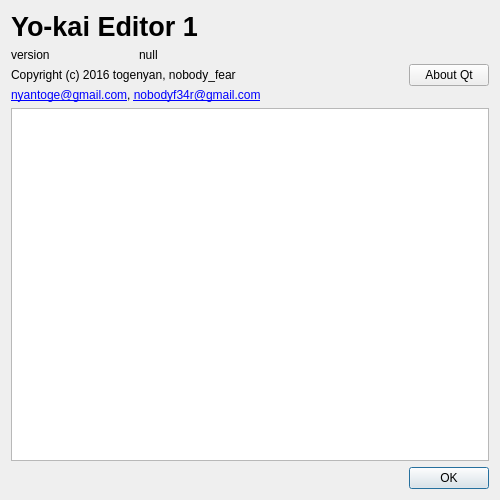
<?xml version="1.0" encoding="UTF-8"?>
<ui version="4.0">
 <class>Version_Dialog</class>
 <widget class="QDialog" name="Version_Dialog">
  <property name="geometry">
   <rect>
    <x>0</x>
    <y>0</y>
    <width>500</width>
    <height>500</height>
   </rect>
  </property>
  <property name="windowTitle">
   <string>Version information</string>
  </property>
  <layout class="QVBoxLayout" name="verticalLayout_2">
   <item>
    <layout class="QVBoxLayout" name="verticalLayout">
     <item>
      <widget class="QLabel" name="label">
       <property name="font">
        <font>
         <pointsize>20</pointsize>
         <weight>75</weight>
         <bold>true</bold>
        </font>
       </property>
       <property name="text">
        <string notr="true" extracomment="Title of application. Do not change.">Yo-kai Editor 1</string>
       </property>
      </widget>
     </item>
     <item>
      <layout class="QHBoxLayout" name="horizontalLayout"/>
     </item>
     <item>
      <layout class="QHBoxLayout" name="horizontalLayout_2">
       <item>
        <layout class="QVBoxLayout" name="verticalLayout_3">
         <item>
          <layout class="QHBoxLayout" name="horizontalLayout_3">
           <item>
            <widget class="QLabel" name="label_2">
             <property name="text">
              <string>version</string>
             </property>
            </widget>
           </item>
           <item>
            <widget class="QLabel" name="version">
             <property name="text">
              <string notr="true">null</string>
             </property>
            </widget>
           </item>
          </layout>
         </item>
         <item>
          <widget class="QLabel" name="label_4">
           <property name="text">
            <string notr="true">Copyright (c) 2016 togenyan, nobody_fear</string>
           </property>
          </widget>
         </item>
         <item>
          <widget class="QLabel" name="label_5">
           <property name="text">
            <string notr="true">&lt;a href=&quot;mailto:nyantoge@gmail.com&quot;&gt;nyantoge@gmail.com&lt;/a&gt;, &lt;a href=&quot;mailto:nobodyf34r@gmail.com&quot;&gt;nobodyf34r@gmail.com&lt;/a&gt;</string>
           </property>
           <property name="textFormat">
            <enum>Qt::RichText</enum>
           </property>
           <property name="alignment">
            <set>Qt::AlignLeading|Qt::AlignLeft|Qt::AlignVCenter</set>
           </property>
           <property name="openExternalLinks">
            <bool>true</bool>
           </property>
          </widget>
         </item>
        </layout>
       </item>
       <item>
        <spacer name="horizontalSpacer_2">
         <property name="orientation">
          <enum>Qt::Horizontal</enum>
         </property>
         <property name="sizeHint" stdset="0">
          <size>
           <width>40</width>
           <height>20</height>
          </size>
         </property>
        </spacer>
       </item>
       <item>
        <widget class="QPushButton" name="aboutQtButton">
         <property name="text">
          <string>About Qt</string>
         </property>
        </widget>
       </item>
      </layout>
     </item>
     <item>
      <widget class="QTextBrowser" name="licenceInfo"/>
     </item>
    </layout>
   </item>
   <item>
    <widget class="QDialogButtonBox" name="buttonBox">
     <property name="orientation">
      <enum>Qt::Horizontal</enum>
     </property>
     <property name="standardButtons">
      <set>QDialogButtonBox::Ok</set>
     </property>
    </widget>
   </item>
  </layout>
 </widget>
 <resources/>
 <connections>
  <connection>
   <sender>buttonBox</sender>
   <signal>accepted()</signal>
   <receiver>Version_Dialog</receiver>
   <slot>accept()</slot>
   <hints>
    <hint type="sourcelabel">
     <x>248</x>
     <y>254</y>
    </hint>
    <hint type="destinationlabel">
     <x>157</x>
     <y>274</y>
    </hint>
   </hints>
  </connection>
  <connection>
   <sender>buttonBox</sender>
   <signal>rejected()</signal>
   <receiver>Version_Dialog</receiver>
   <slot>reject()</slot>
   <hints>
    <hint type="sourcelabel">
     <x>316</x>
     <y>260</y>
    </hint>
    <hint type="destinationlabel">
     <x>286</x>
     <y>274</y>
    </hint>
   </hints>
  </connection>
 </connections>
</ui>
